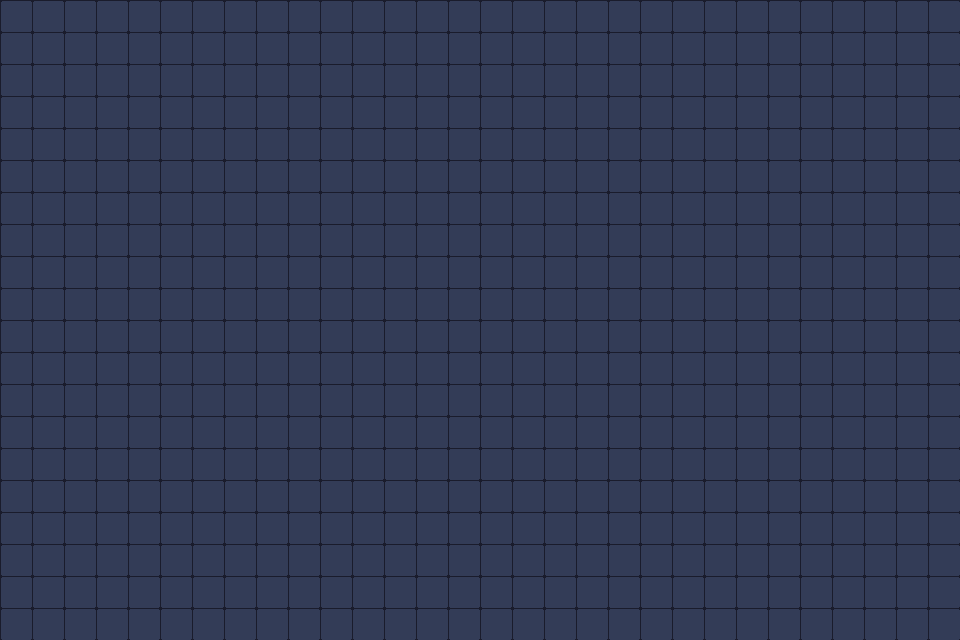

Below is a game level as drawn by its tile map, then a one-line description and the .tmx file that defines it, in full:
An orthogonal 30x20 tile map with 32x32 px tiles, 1 tile layer (floor) and 1 object (test).

<map version="1.10" tiledversion="1.11.2" orientation="orthogonal" renderorder="right-down" width="30" height="20" tilewidth="32" tileheight="32" infinite="0" nextlayerid="6" nextobjectid="27">
 <tileset firstgid="1" name="map_00_tileset" tilewidth="32" tileheight="32" tilecount="851" columns="37">
  <image source="../../external/Tech Dungeon Roguelite - Asset Pack (DEMO)/tileset x1.png" width="1184" height="736" />
 </tileset>
 <layer id="1" name="floor" width="30" height="20">
  <data encoding="csv">
72,72,72,72,72,72,72,72,72,72,72,72,72,72,72,72,72,72,72,72,72,72,72,72,72,72,72,72,72,72,
72,72,72,72,72,72,72,72,72,72,72,72,72,72,72,72,72,72,72,72,72,72,72,72,72,72,72,72,72,72,
72,72,72,72,72,72,72,72,72,72,72,72,72,72,72,72,72,72,72,72,72,72,72,72,72,72,72,72,72,72,
72,72,72,72,72,72,72,72,72,72,72,72,72,72,72,72,72,72,72,72,72,72,72,72,72,72,72,72,72,72,
72,72,72,72,72,72,72,72,72,72,72,72,72,72,72,72,72,72,72,72,72,72,72,72,72,72,72,72,72,72,
72,72,72,72,72,72,72,72,72,72,72,72,72,72,72,72,72,72,72,72,72,72,72,72,72,72,72,72,72,72,
72,72,72,72,72,72,72,72,72,72,72,72,72,72,72,72,72,72,72,72,72,72,72,72,72,72,72,72,72,72,
72,72,72,72,72,72,72,72,72,72,72,72,72,72,72,72,72,72,72,72,72,72,72,72,72,72,72,72,72,72,
72,72,72,72,72,72,72,72,72,72,72,72,72,72,72,72,72,72,72,72,72,72,72,72,72,72,72,72,72,72,
72,72,72,72,72,72,72,72,72,72,72,72,72,72,72,72,72,72,72,72,72,72,72,72,72,72,72,72,72,72,
72,72,72,72,72,72,72,72,72,72,72,72,72,72,72,72,72,72,72,72,72,72,72,72,72,72,72,72,72,72,
72,72,72,72,72,72,72,72,72,72,72,72,72,72,72,72,72,72,72,72,72,72,72,72,72,72,72,72,72,72,
72,72,72,72,72,72,72,72,72,72,72,72,72,72,72,72,72,72,72,72,72,72,72,72,72,72,72,72,72,72,
72,72,72,72,72,72,72,72,72,72,72,72,72,72,72,72,72,72,72,72,72,72,72,72,72,72,72,72,72,72,
72,72,72,72,72,72,72,72,72,72,72,72,72,72,72,72,72,72,72,72,72,72,72,72,72,72,72,72,72,72,
72,72,72,72,72,72,72,72,72,72,72,72,72,72,72,72,72,72,72,72,72,72,72,72,72,72,72,72,72,72,
72,72,72,72,72,72,72,72,72,72,72,72,72,72,72,72,72,72,72,72,72,72,72,72,72,72,72,72,72,72,
72,72,72,72,72,72,72,72,72,72,72,72,72,72,72,72,72,72,72,72,72,72,72,72,72,72,72,72,72,72,
72,72,72,72,72,72,72,72,72,72,72,72,72,72,72,72,72,72,72,72,72,72,72,72,72,72,72,72,72,72,
72,72,72,72,72,72,72,72,72,72,72,72,72,72,72,72,72,72,72,72,72,72,72,72,72,72,72,72,72,72
</data>
 </layer>
 <objectgroup id="5" name="objects">
  <object id="26" type="test" gid="79" x="448" y="288" width="32" height="32">
   <properties>
    <property name="collider_type" propertytype="RigidBody" value="Static" />
    <property name="hitbox" type="class" propertytype="Hitbox">
     <properties>
      <property name="height" type="float" value="32" />
      <property name="width" type="float" value="32" />
     </properties>
    </property>
   </properties>
  </object>
 </objectgroup>
</map>
